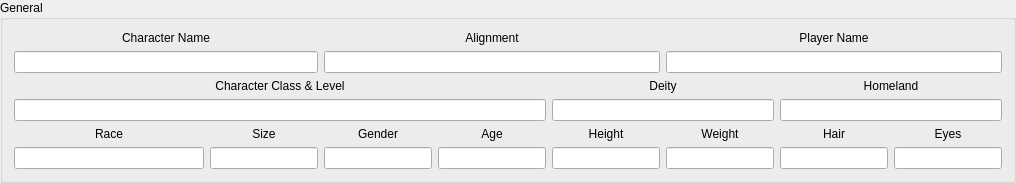
         <widget class="QGroupBox" name="groupBox_24">
          <property name="title">
           <string>General</string>
          </property>
          <layout class="QGridLayout" name="gridLayout_25">
           <item row="1" column="2" colspan="3">
            <widget class="QLineEdit" name="alignment"/>
           </item>
           <item row="1" column="5" colspan="3">
            <widget class="QLineEdit" name="playerName"/>
           </item>
           <item row="6" column="0">
            <spacer name="horizontalSpacer_140">
             <property name="orientation">
              <enum>Qt::Horizontal</enum>
             </property>
             <property name="sizeType">
              <enum>QSizePolicy::Fixed</enum>
             </property>
             <property name="sizeHint" stdset="0">
              <size>
               <width>190</width>
               <height>0</height>
              </size>
             </property>
            </spacer>
           </item>
           <item row="6" column="2">
            <spacer name="horizontalSpacer_142">
             <property name="orientation">
              <enum>Qt::Horizontal</enum>
             </property>
             <property name="sizeHint" stdset="0">
              <size>
               <width>40</width>
               <height>0</height>
              </size>
             </property>
            </spacer>
           </item>
           <item row="6" column="3">
            <spacer name="horizontalSpacer_143">
             <property name="orientation">
              <enum>Qt::Horizontal</enum>
             </property>
             <property name="sizeHint" stdset="0">
              <size>
               <width>40</width>
               <height>0</height>
              </size>
             </property>
            </spacer>
           </item>
           <item row="6" column="1">
            <spacer name="horizontalSpacer_141">
             <property name="orientation">
              <enum>Qt::Horizontal</enum>
             </property>
             <property name="sizeHint" stdset="0">
              <size>
               <width>40</width>
               <height>0</height>
              </size>
             </property>
            </spacer>
           </item>
           <item row="6" column="4">
            <spacer name="horizontalSpacer_144">
             <property name="orientation">
              <enum>Qt::Horizontal</enum>
             </property>
             <property name="sizeHint" stdset="0">
              <size>
               <width>40</width>
               <height>0</height>
              </size>
             </property>
            </spacer>
           </item>
           <item row="6" column="5">
            <spacer name="horizontalSpacer_145">
             <property name="orientation">
              <enum>Qt::Horizontal</enum>
             </property>
             <property name="sizeHint" stdset="0">
              <size>
               <width>40</width>
               <height>0</height>
              </size>
             </property>
            </spacer>
           </item>
           <item row="4" column="0">
            <widget class="QLabel" name="label_8">
             <property name="text">
              <string>Race</string>
             </property>
             <property name="alignment">
              <set>Qt::AlignCenter</set>
             </property>
            </widget>
           </item>
           <item row="6" column="6">
            <spacer name="horizontalSpacer_146">
             <property name="orientation">
              <enum>Qt::Horizontal</enum>
             </property>
             <property name="sizeHint" stdset="0">
              <size>
               <width>40</width>
               <height>0</height>
              </size>
             </property>
            </spacer>
           </item>
           <item row="6" column="7">
            <spacer name="horizontalSpacer_147">
             <property name="orientation">
              <enum>Qt::Horizontal</enum>
             </property>
             <property name="sizeHint" stdset="0">
              <size>
               <width>40</width>
               <height>0</height>
              </size>
             </property>
            </spacer>
           </item>
           <item row="5" column="0">
            <widget class="QLineEdit" name="race"/>
           </item>
           <item row="5" column="2">
            <widget class="QLineEdit" name="gender"/>
           </item>
           <item row="5" column="1">
            <widget class="QLineEdit" name="size"/>
           </item>
           <item row="5" column="3">
            <widget class="QLineEdit" name="age"/>
           </item>
           <item row="3" column="6" colspan="2">
            <widget class="QLineEdit" name="homeland"/>
           </item>
           <item row="5" column="4">
            <widget class="QLineEdit" name="height"/>
           </item>
           <item row="5" column="7">
            <widget class="QLineEdit" name="eyes"/>
           </item>
           <item row="5" column="6">
            <widget class="QLineEdit" name="hair"/>
           </item>
           <item row="5" column="5">
            <widget class="QLineEdit" name="weight"/>
           </item>
           <item row="3" column="0" colspan="4">
            <widget class="QLineEdit" name="level"/>
           </item>
           <item row="3" column="4" colspan="2">
            <widget class="QLineEdit" name="deity"/>
           </item>
           <item row="4" column="2">
            <widget class="QLabel" name="label_10">
             <property name="text">
              <string>Gender</string>
             </property>
             <property name="alignment">
              <set>Qt::AlignCenter</set>
             </property>
            </widget>
           </item>
           <item row="4" column="4">
            <widget class="QLabel" name="label_12">
             <property name="text">
              <string>Height</string>
             </property>
             <property name="alignment">
              <set>Qt::AlignCenter</set>
             </property>
            </widget>
           </item>
           <item row="4" column="5">
            <widget class="QLabel" name="label_13">
             <property name="text">
              <string>Weight</string>
             </property>
             <property name="alignment">
              <set>Qt::AlignCenter</set>
             </property>
            </widget>
           </item>
           <item row="4" column="1">
            <widget class="QLabel" name="label_9">
             <property name="text">
              <string>Size</string>
             </property>
             <property name="alignment">
              <set>Qt::AlignCenter</set>
             </property>
            </widget>
           </item>
           <item row="4" column="6">
            <widget class="QLabel" name="label_14">
             <property name="text">
              <string>Hair</string>
             </property>
             <property name="alignment">
              <set>Qt::AlignCenter</set>
             </property>
            </widget>
           </item>
           <item row="4" column="3">
            <widget class="QLabel" name="label_11">
             <property name="text">
              <string>Age</string>
             </property>
             <property name="alignment">
              <set>Qt::AlignCenter</set>
             </property>
            </widget>
           </item>
           <item row="4" column="7">
            <widget class="QLabel" name="label_15">
             <property name="text">
              <string>Eyes</string>
             </property>
             <property name="alignment">
              <set>Qt::AlignCenter</set>
             </property>
            </widget>
           </item>
           <item row="2" column="6" colspan="2">
            <widget class="QLabel" name="label_7">
             <property name="text">
              <string>Homeland</string>
             </property>
             <property name="alignment">
              <set>Qt::AlignCenter</set>
             </property>
            </widget>
           </item>
           <item row="2" column="0" colspan="4">
            <widget class="QLabel" name="label_2">
             <property name="text">
              <string>Character Class &amp; Level</string>
             </property>
             <property name="alignment">
              <set>Qt::AlignCenter</set>
             </property>
            </widget>
           </item>
           <item row="2" column="4" colspan="2">
            <widget class="QLabel" name="label_6">
             <property name="text">
              <string>Deity</string>
             </property>
             <property name="alignment">
              <set>Qt::AlignCenter</set>
             </property>
            </widget>
           </item>
           <item row="1" column="0" colspan="2">
            <widget class="QLineEdit" name="name"/>
           </item>
           <item row="0" column="0" colspan="2">
            <widget class="QLabel" name="label_3">
             <property name="text">
              <string>Character Name</string>
             </property>
             <property name="alignment">
              <set>Qt::AlignCenter</set>
             </property>
            </widget>
           </item>
           <item row="0" column="2" colspan="3">
            <widget class="QLabel" name="label_4">
             <property name="text">
              <string>Alignment</string>
             </property>
             <property name="alignment">
              <set>Qt::AlignCenter</set>
             </property>
            </widget>
           </item>
           <item row="0" column="5" colspan="3">
            <widget class="QLabel" name="label_5">
             <property name="text">
              <string>Player Name</string>
             </property>
             <property name="alignment">
              <set>Qt::AlignCenter</set>
             </property>
            </widget>
           </item>
          </layout>
         </widget>
